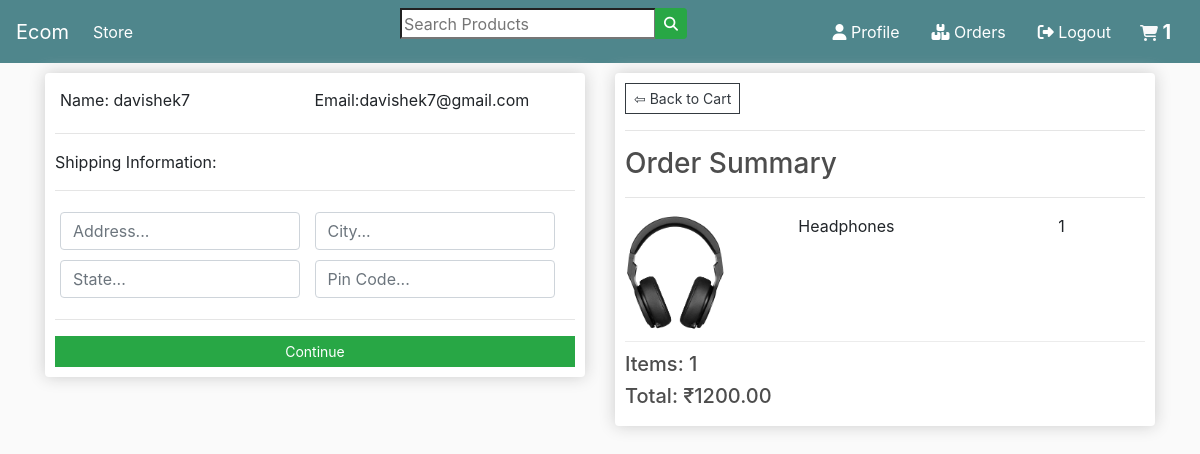
Screenshot of /checkout/ (signed in) with the database file from the repository.
### store/models.py (models this page shows, shortened)
class OrderItem(models.Model):
	product=models.ForeignKey(Product,on_delete=models.SET_NULL,blank=True,null=True)
	order=models.ForeignKey(Order,on_delete=models.SET_NULL,blank=True,null=True)
	quantity=models.IntegerField(default=0,null=True,blank=True)
	date_added=models.DateTimeField(auto_now_add=True)
	@property
	def get_total(self):
		total=self.product.price * self.quantity
		return total

class Product(models.Model):
	name=models.CharField(max_length=200,null=True)
	price=models.DecimalField(max_digits=7,decimal_places=2)
	digital=models.BooleanField(default=False,null=True,blank=True)
	image=models.ImageField(null=True,blank=True)
	@property
	def imageURL(self):
		try:
			url=self.image.url
		except:
			url=''
		return url

class Order(models.Model):
	customer=models.ForeignKey(Customer,on_delete=models.SET_NULL,blank=True,null=True)
	date_ordered=models.DateTimeField(auto_now_add=True)
	complete=models.BooleanField(default=False,null=True,blank=False)
	transaction_id=models.CharField(max_length=200,null=True)
	@property
	def shipping(self):
		shipping=False
		orderitems=self.orderitem_set.all()
		for i in orderitems:
			if i.product.digital==False:
				shipping=True
		return shipping
	@property
	def get_cart_items(self):
		orderitems=self.orderitem_set.all()
		total=sum([item.quantity for item in orderitems])
		return total
	@property
	def get_cart_total(self):
		orderitems=self.orderitem_set.all()
		total=sum([item.get_total for item in orderitems])
		return total

### store/views.py (the view)
# urls.py: path('checkout/',views.checkout,name='checkout'),
@login_required(login_url='login')
def checkout(request):
	if request.user.is_authenticated:
		customer=request.user.customer
		order,created=Order.objects.get_or_create(customer=customer,complete=False)
		items=order.orderitem_set.all()
		cartItems=order.get_cart_items
	else:
		cookieData=cookieCart(request)
		cartItems=cookieData['cartItems']
		order=cookieData['order']
		items=cookieData['items']
	context={'items':items,'order':order,'cartItems':cartItems,}
	return render(request,'store/checkout.html',context)

### store/templates/store/checkout.html (shortened to what this page needs)
{% extends 'store/main.html' %}
{% load static %}
{% block content%}
<div class="row">
	<div class="col-lg-6">
		<div class="box-element" id="form-wrapper">
			<form id="form">
				<div id="user_info">
					<div class="form-field">
						Name: {{request.user.username}}
					</div>
					<div class="form-field">
						Email:{{request.user.email}}
					</div>
				</div>
				<div id="shipping-info">
					<hr>
					<p>Shipping Information:</p>
					<hr>
					<div class="form-field">
						<input type="text" name="address" class="form-control"
						placeholder="Address..." required>
					</div>
					<div class="form-field">
						<input type="text" name="city" class="form-control"
						placeholder="City..." required>
					</div>
					<div class="form-field">
						<input type="text" name="state" class="form-control"
						placeholder="State..." required>
					</div>
					<div class="form-field">
						<input type="text" name="pincode" class="form-control"
						placeholder="Pin Code..." required>
					</div>
				</div>
				<hr>
				<input id="form-button" class="btn btn-success btn-block btn-sm" type="submit" value="Continue">
			</form>
		</div>
		<br>
	</div>
	<div class="col-lg-6">
	<div class="box-element" id="form-wrapper">
		<a class="btn btn-outline-dark btn-sm" href="{% url 'cart' %}">&#8678; Back to Cart</a>
		<hr>
		<h3>Order Summary</h3>
		<hr>
		{% for item in items %}
		<div class="cart-row">
				<div style="flex:2"><img class="row-image" src="{{item.product.imageURL}}"></div>
				<div style="flex:2">{{item.product.name}}</div>
				<div style="flex:1">{{item.product.prie}}</div>
				<div style="flex:1">{{item.quantity}}</div>
		</div>
		{% endfor %}
		<h5>Items: {{order.get_cart_items}}</h5>
		<h5>Total: ₹{{order.get_cart_total|floatformat:2}}</h5>
	</div>
</div>
{% endblock content %}

### static/css/main.css (style rules this page uses)
body { background-color: hsl(0, 0%, 98%); }
h1,h2,h3,h4,h5,h6 { color:hsl(0, 0%, 30%); }
.box-element { box-shadow:hsl(0, 0%, 80%) 0 0 16px; background-color: #fff; border-radius: 4px; padding: 10px; }
.col-lg-4, .col-lg-6, .col-lg-8, .col-lg-12 { margin-top: 10px; border:2px; }
.btn { border-radius: 0; }
.row-image { width: 100px; }
.form-field { width:250px; display: inline-block; padding: 5px; }
.cart-row { display: flex; align-items: flex-stretch; padding-bottom: 10px; margin-bottom: 10px; border-bottom: 1px solid #ececec; }

### rows the page displays
OrderItem: product.imageURL (picture), product.name "Headphones", quantity "1"
Order: get_cart_items "1", get_cart_total "1200.00"

### other values shown
{{ cartItems }} "1"
{{ request.user.username }} "davishek7"
{{ request.user.email }} "davishek7@gmail.com"
